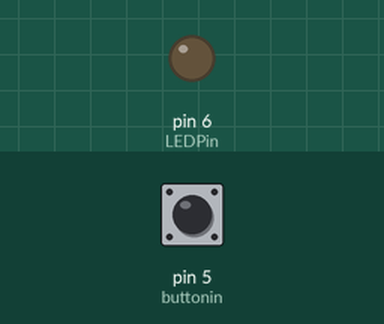
This sketch was run on a simulated Arduino Uno, built with avr-gcc and run on an emulated ATmega328P. Parts: output pins drawn as LEDs (lit = HIGH). The test bench sets the inputs (shaded band); at power-on: pin 5 (buttonin) LOW.

Above: at 1.2 s.
1.3 s: pin 5 (buttonin) pulled HIGH for 0.15 s
At 2.1 s:
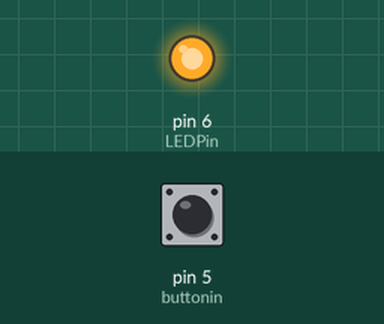
2.9 s: pin 5 (buttonin) pulled HIGH for 1 s
At 3.3 s:
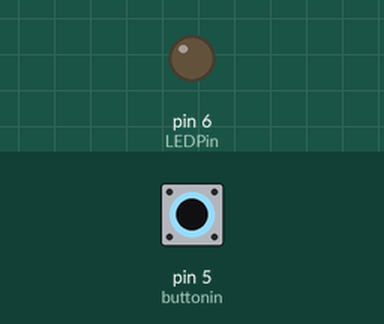
5.4 s: pin 5 (buttonin) pulled HIGH for 3.2 s
At 6.4 s:
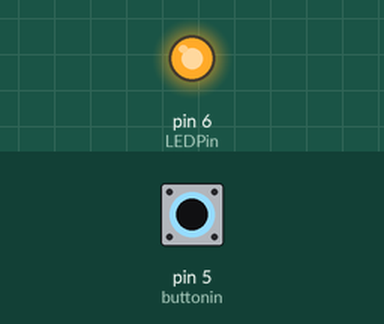
Timing chart, 0 to 8.4 s (numbered marks = the images above; inputs shaded):
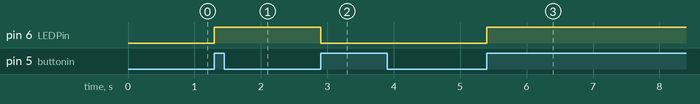

The sketch:

userdefbuttontoggle.ino
```cpp
const int buttonin=5;
const int LEDPin = 6;
int state = LOW;
int reading;
int previous = LOW;
int buttoncount;

unsigned long timer = 0;
long debounce = 200;

void setup() {

  Serial.begin(9600);
  pinMode(buttonin, INPUT);
  pinMode(LEDPin, OUTPUT);

}

void loop() {

  int bstate = buttonRead(buttonin);
  digitalWrite(LEDPin, bstate);
}

int buttonRead(int buttonin){
    reading = digitalRead(buttonin);

  if(reading==HIGH && previous==LOW && (millis()-timer*1000)>debounce){
    if (state == LOW){
      state = HIGH;
    }
    else {
      state = LOW;
    }
    timer = millis()/1000;
  }
  digitalWrite(LEDPin, state);
  previous = reading;
  return state;
}
```

Measured:
- after the input at 1.3 s, pin 6 (LEDPin): LOW → HIGH at once
- after the input at 2.9 s, pin 6 (LEDPin): HIGH → LOW at once
- after the input at 5.4 s, pin 6 (LEDPin): LOW → HIGH at once
